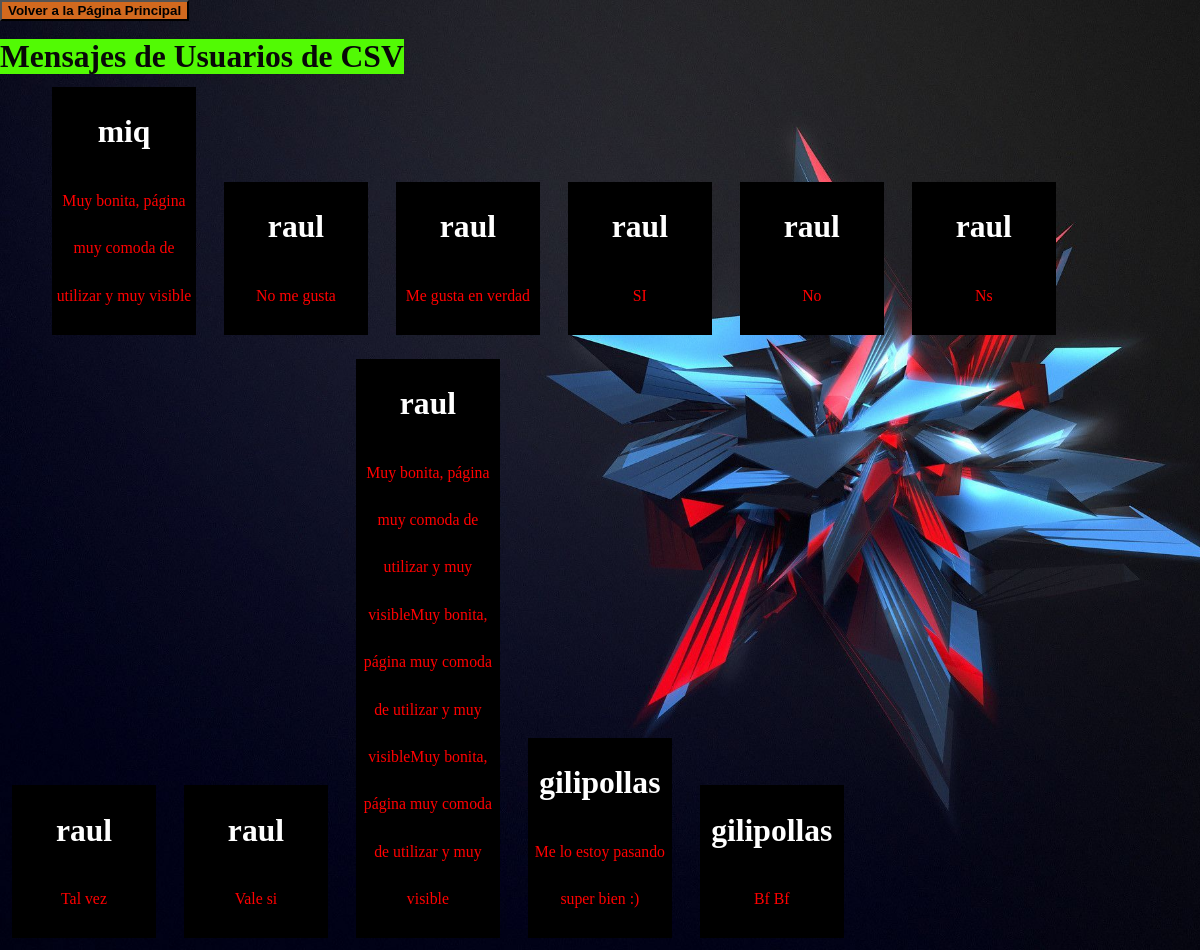
Before: /CSV/Mensajes.html with the older database file.
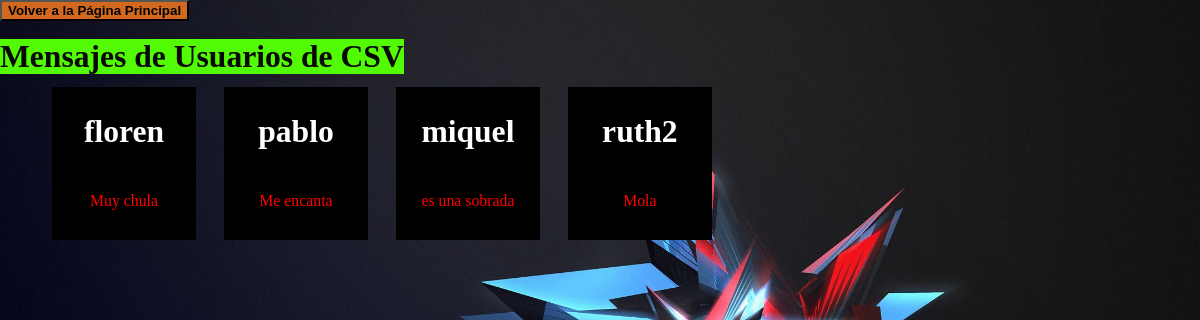
After: the same page with the newer database file.
### CSV/models.py (models this page shows)
class Contactar(models.Model):
    Usuario = models.CharField(max_length=255)
    Mensaje = models.CharField(max_length=1000)

### CSV/views.py (the view)
# urls.py: path("Mensajes.html", views.mensaje, name="mensaje"),
def mensaje(request):
       mensajes = Contactar.objects.all()
       return render(request, "CSV/Mensajes.html", {
              "mensajes":mensajes
       })

### CSV/templates/CSV/Mensajes.html (shortened to what this page needs)
<!DOCTYPE html>
<html lang="en">
<head>
</head>
{% load static %}
<body>
    <button style="background-color:chocolate;"><a href="{% url 'CSV:login' %}"
        style="text-decoration:none;color:black;background-color: chocolate;"><b>Volver a la Página
            Principal</b></a></button>
    <form action="{% url 'CSV:login' %}" method="POST">
        <br>
        <h1 class="clase">Mensajes de Usuarios de CSV</h1>
        <br>
    </form>
        <ol>
                {% for m in mensajes %}
                <li style="display:inline-block;flex-wrap:nowrap;background-color: rgb(0, 0, 0);text-align: center;margin: 1%;width: 12%;">
                    <h1 style="color:rgb(255, 255, 255)">{{ m.Usuario }}<br></h1>
                    <p style="color:red">{{ m.Mensaje }}<br></p>
                </li>
                {% endfor %}
        </ol>
</body>
</html>

Changed rows visible on the page:
removed Contactar: Usuario "miq", Mensaje "Muy bonita, página muy comoda de utilizar y muy visible"
removed Contactar: Usuario "raul", Mensaje "No me gusta"
removed Contactar: Usuario "raul", Mensaje "Me gusta en verdad"
removed Contactar: Usuario "raul", Mensaje "SI"
removed Contactar: Usuario "raul", Mensaje "No"
removed Contactar: Usuario "raul", Mensaje "Ns"
removed Contactar: Usuario "raul", Mensaje "Tal vez"
removed Contactar: Usuario "raul", Mensaje "Vale si"
removed Contactar: Usuario "raul", Mensaje "Muy bonita, página muy comoda de utilizar y muy visibleMuy bonita, página muy comoda de utilizar y muy visibleMuy bonita, página muy comoda de utilizar y muy visible"
removed Contactar: Usuario "gilipollas", Mensaje "Me lo estoy pasando super bien :)"
removed Contactar: Usuario "gilipollas", Mensaje "Bf Bf"
added Contactar: Usuario "floren", Mensaje "Muy chula"
added Contactar: Usuario "pablo", Mensaje "Me encanta"
added Contactar: Usuario "miquel", Mensaje "es una sobrada"
added Contactar: Usuario "ruth2", Mensaje "Mola"
